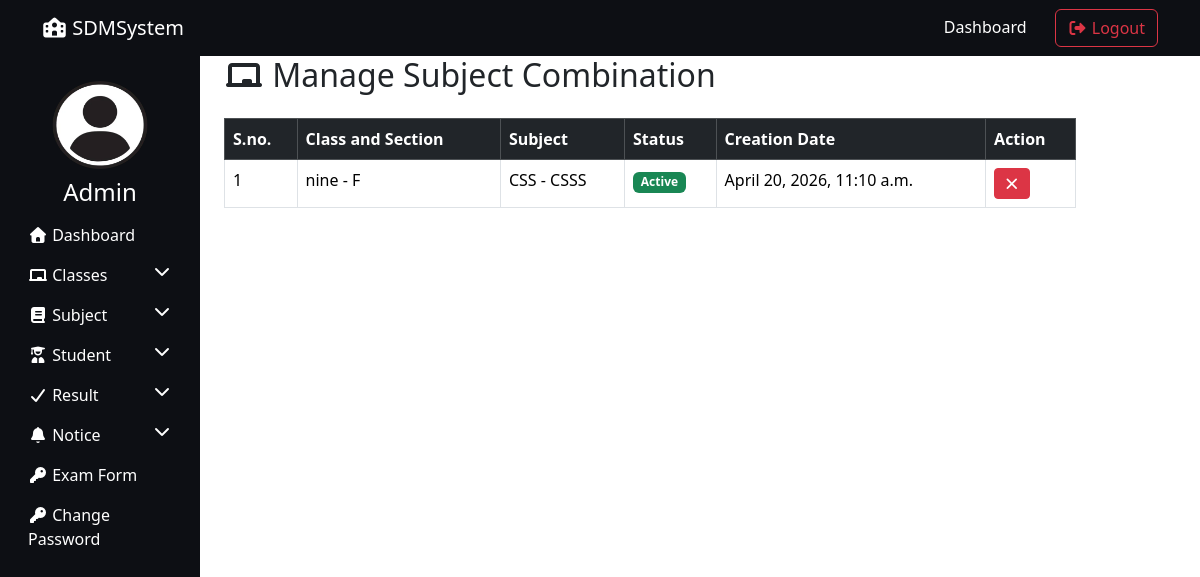
Before: /manage_subject_combination/ (signed in) with the older database file.
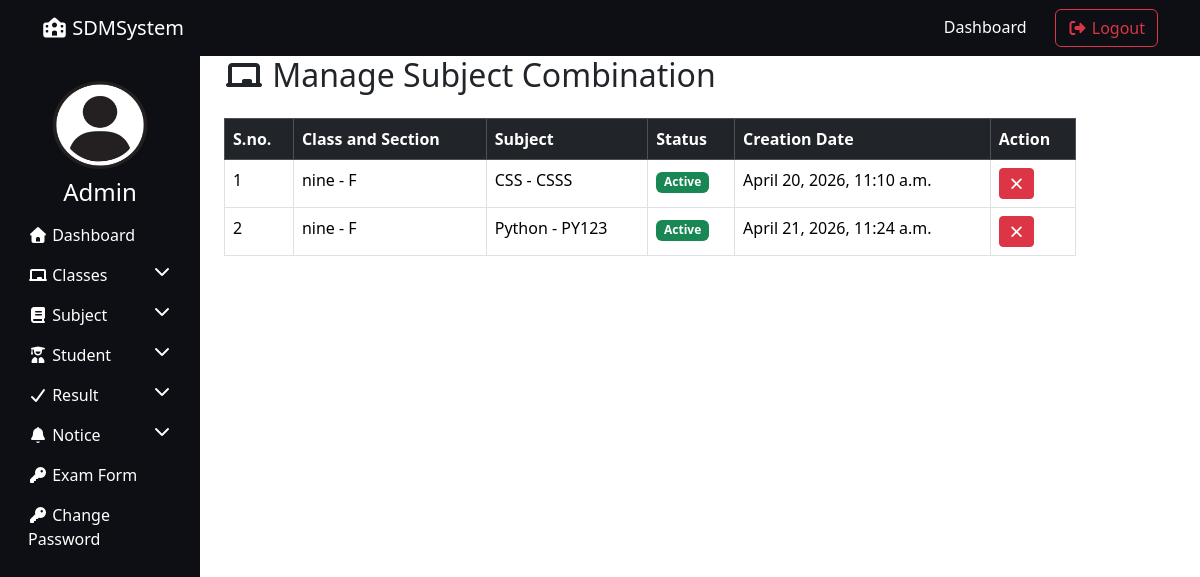
After: the same page with the newer database file.
### resultapp/models.py (models this page shows, shortened)
class SubjectCombination(models.Model):
    subject = models.ForeignKey(Subject, on_delete=models.SET_NULL, null=True)
    student_class = models.ForeignKey(Class, on_delete=models.SET_NULL, null=True)
    creation_date = models.DateTimeField(auto_now_add=True)
    updation_date = models.DateTimeField(auto_now=True)
    status = models.IntegerField(default=1)

class Class(models.Model):
    class_name = models.CharField(max_length=50)
    class_numeric = models.IntegerField()
    section = models.CharField(max_length=20)
    creation_date = models.DateTimeField(auto_now_add=True)
    updation_date = models.DateTimeField(auto_now=True)
    def __str__(self):
        return f"{self.class_name} - {self.section}"

class Subject(models.Model):
    subject_name = models.CharField(max_length=100)
    subject_code = models.CharField(max_length=20)
    creation_date = models.DateTimeField(auto_now_add=True)
    updation_date = models.DateTimeField(auto_now=True)
    def __str__(self):
        return f"{self.subject_name} - {self.subject_code}"

### resultapp/views.py (the view, shortened to what this page needs)
# urls.py: path('manage_subject_combination/',manage_subject_combination,name='manage_subject_combination'),
@login_required
def manage_subject_combination(request):
    combinations = SubjectCombination.objects.all()
    aid = request.GET.get('aid')
    did = request.GET.get('did')
    return render(request, 'manage_subject_combination.html', {'combinations': combinations})

### resultapp/templates/manage_subject_combination.html (shortened to what this page needs)
{% extends "admin_base.html" %}
{% load static %}
{% block content %}
<div class="container">
    <h2 class="mb-4">
        <i class="fas fa-chalkboard"></i> Manage Subject Combination
    </h2>
    <table class="table table-bordered">
        <thead class="table-dark">
            <tr>
                <th>S.no.</th>
                <th>Class and Section</th>
                <th>Subject</th>
                <th>Status</th>
                <th>Creation Date</th>
                <th>Action</th>
            </tr>
        </thead>
        <tbody>
            {% for i in combinations %}
            <tr>
                <td>{{ forloop.counter }}</td>
                <td>{{ i.student_class }}</td>
                <td>{{ i.subject }}</td>
                <td>
                    {% if i.status == 1 %}
                        <span class="badge bg-success">Active</span>
                    {% else %}
                        <span class="badge bg-danger">Inactive</span>
                    {% endif %}
                </td>
                <td>{{ i.creation_date }}</td>
                <td>
                    {% if i.status == 1 %}
    <a href="?did={{ i.id }}" class="btn btn-danger btn-sm">
        <i class="fas fa-times"></i>
    </a>
{% else %}
    <a href="?aid={{ i.id }}" class="btn btn-success btn-sm">
        <i class="fas fa-check"></i>
    </a>
{% endif %}
                </td>
            </tr>
            {% endfor %}
        </tbody>
    </table>
</div>
{% endblock %}

Changed rows visible on the page:
added SubjectCombination: student_class "nine - F", subject "Python - PY123", status "Active", creation_date "April 21, 2026, 11:24 a.m."
